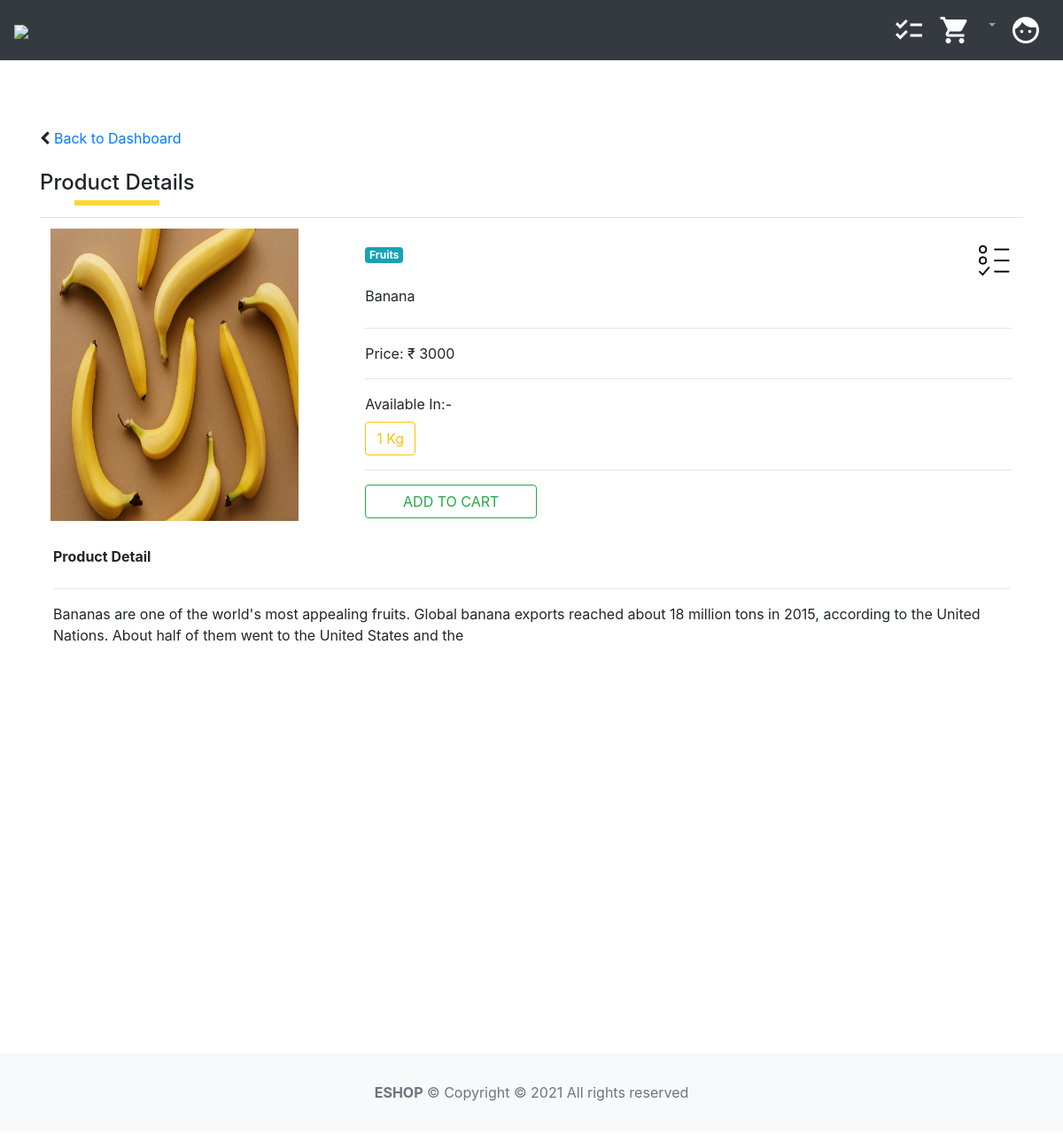
The app's page /product_detail/1/ with its own data.
### home/models.py (models this page shows, shortened)
class Product(models.Model):
    name = models.CharField(max_length=50)
    description = models.CharField(max_length=200, default='' , null=True , blank=True)
    price = models.IntegerField(default=0)
    quantity = models.IntegerField(default=1)
    category = models.ForeignKey(Category, on_delete=models.CASCADE, default=1)
    unit_measure = models.ForeignKey(UnitMeasure, on_delete=models.CASCADE,null=True)
    image = models.ImageField(upload_to='uploads/products/',blank=True)
    is_favourite = models.BooleanField(default=False)

class Category(models.Model):
    name = models.CharField(max_length=50,unique = True)
    description = models.CharField(max_length=200, default='' , null=True , blank=True)

class UnitMeasure(models.Model):
    unit = models.CharField(max_length=50)
    description = models.CharField(max_length=200, default='' , null=True , blank=True)

### home/views.py (the view)
# urls.py: path('product_detail/<int:id>/', views.product_detail),
def product_detail(request,id):
    product = Product.objects.get(id=id)
    try:
        product_wishlist = ProductWishlist.objects.filter(product_id=product.id).last()
    except ObjectDoesNotExist:
        product_wishlist = None
    context = {
        "product" : product,
        "product_wishlist" : product_wishlist,
    }
    return render(request, 'product_detail.html',context)

### templates/product_detail.html (shortened to what this page needs)
{% extends 'base.html' %}
{% load static %}
{% block content %}
  <div class="container">
    <br>
  	<div class="form-group">
      <br><br>
      <i class="fa fa-chevron-left" aria-hidden="true"></i><a style="text-decoration:none;" href="/">  Back to Dashboard</a><br><br>
    	<h4 class="pseudo_border">Product Details</h4>
    </div>
    <table class="table" style="">
      <tbody>
        <tr>
          <td>
					  <img src="{{product.image.url}}" width="280" height="330" />
          </td>
          <td style="width:68%;">
              <div style="float: right;"><label class="heading-label">
                <a class="bookmark-link" style="" href="/add_to_wishlist/{{product.id}}">
                  {% if product_wishlist.is_favourite == True %}
                    <img src="{% static 'images/checklist-new.png' %}" style="height:40px;" />
                  {% else %}
                    <img src="{% static 'images/not-checklist.png' %}" style="height:40px;" />
                  {% endif %}
                </a>
              </div>
              <div class="form-group">
				      	<label class="heading-label"><span class="badge badge-info">{{product.category.name}}</span></label>
    					</div>
              <div class="form-group">
				      	<label class="heading-label">{{product.name}}</label>
    					</div>
              <hr>
              <p>Price: ₹ {{product.price}}</p>
              <hr>
              <label class="heading-label">Available In:-</label>
              <p><button type="button" class="btn btn-outline-warning">{{product.quantity}} {{product.unit_measure.unit}}</button></p>
              <hr>
              <form action="/add_to_cart" method="post"  autocomplete="off">
                  {% if product.cart_item %}
                      <button style="width:194px;" type="submit" class="btn btn-outline-success flat-buttons">GO TO CART</button>
                  {% else %}
                      <button style="width:194px;" type="submit" class="btn btn-outline-success flat-buttons">ADD TO CART</button>
                  {% endif %}
              </form>
          </td>
        </tr>
      </tbody>
    </table>
    <div class="col-lg-12">
      <label class="heading-label"><b>Product Detail</b></label>
      <hr>
      <p class="display-label">{{product.description}}</p>
    </div>
	</div>
  <br><br><br><br><br><br>
{% endblock %}

### static/css/custom.css (style rules this page uses)
.pseudo_border { position:relative; display:inline-block; }
.pseudo_border:after { content:''; position:absolute; left:0;right:0; top:85%; margin: 10px auto; width:55%; height:6px; background:#FDD838; }

### records on screen
Product: image (picture), category.name "Fruits", name "Banana", price "3000", quantity "1", unit_measure.unit "Kg", description "Bananas are one of the world's most appealing fruits. Global banana exports reached about 18 million tons in 2015, according to the United Nations. About half of them went to the United States and the"
